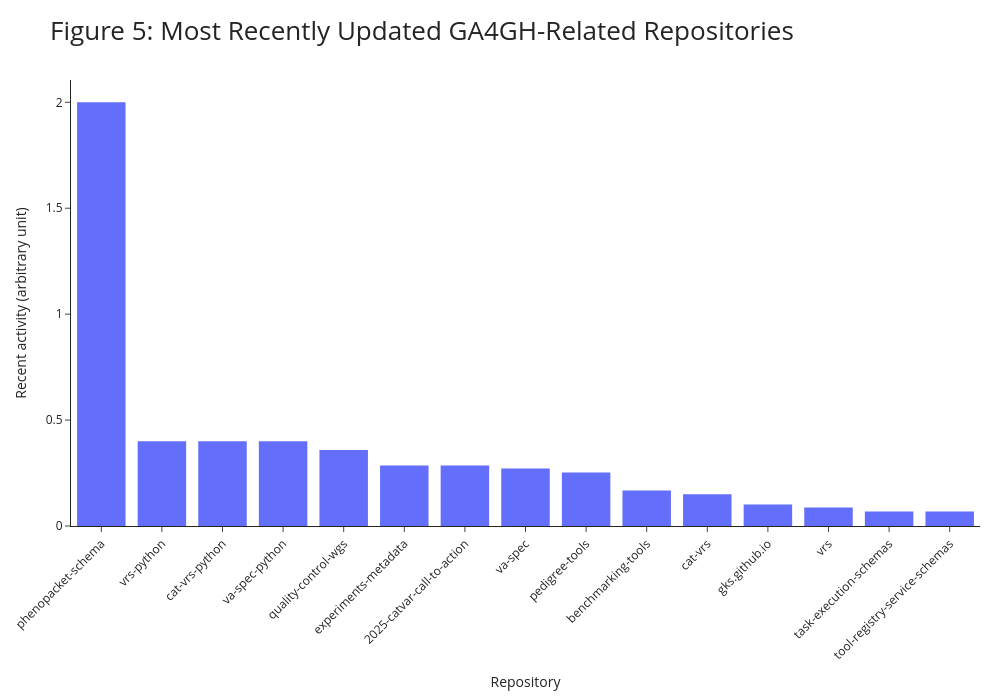

Notebook source saved alongside this figure:
### Markdown cell above
## Figure 5: Most recently updated GA4GH GitHub repositories

**What this plot shows**

This figure highlights the **GA4GH GitHub repositories that were updated most recently**, as of **October 1, 2025**. It provides a snapshot of **where active development is happening right now** within the GA4GH software ecosystem.

Each bar (or row, depending on the format) represents a single repository, ranked by:
- The date of its most recent code update (`pushed_at` on GitHub).

This view focuses strictly on **recency of development**, not on popularity or long-term impact.

---

**How to read this plot**

- Repositories are ordered from the **most recently updated** to less recently updated.
- The position of a repository in the ranking shows how recently developers have contributed code.
- This allows you to quickly identify which projects currently have **active engineering attention**.

This is especially useful as a **real-time operational monitoring view**.

---

### Code cell
def plot_gh_activity():
    fig = px.bar(
        gh_activity_df,
        x='name',
        y='activity_score',
        labels={'activity_score': 'Count', 'name': 'Repo'},
        title="Figure 5: Most Recently Updated GA4GH-Related Repositories",
        custom_data=['days_since_pushed_at', 'days_since_last_updated'],
    )

    fig.update_traces(
        hovertemplate='Days since last commit: %{customdata[0]}<br>Days since last repo update: %{customdata[1]}<extra></extra>',
        marker_line_width=0
    )

    fig.update_layout(
        barmode='relative',
        xaxis_tickangle=-45,
        margin=dict(l=40, r=20, t=80, b=150),
        xaxis_title='Repository',
        yaxis_title='Recent activity (arbitrary unit)',
        legend_title_text='',
        title_font_size=26,
        height=700,
        width=1000,
        template='simple_white',
    )

    fig.show()

plot_gh_activity()

### Figure 1 — Plotly figure (JSON) as saved in the notebook; plotly's stock layout.template omitted (floating-point values rounded to 4 significant figures)
{"data": [{"customdata": [[0, 0], [4, 4], [4, 4], [4, 4], [2, 39], [6, 6], [6, 6], [4, 13], [405, 3], [1656, 5], [7, 39], [13, 32], [63, 13], [28, 28], [28, 28]], "hovertemplate": "Days since last commit: %{customdata[0]}<br>Days since last repo update: %{customdata[1]}<extra></extra>", "legendgroup": "", "marker": {"color": "#636efa", "line": {"width": 0}, "pattern": {"shape": ""}}, "name": "", "orientation": "v", "showlegend": false, "textposition": "auto", "type": "bar", "x": ["phenopacket-schema", "vrs-python", "cat-vrs-python", "va-spec-python", "quality-control-wgs", "experiments-metadata", "2025-catvar-call-to-action", "va-spec", "pedigree-tools", "benchmarking-tools", "cat-vrs", "gks.github.io", "vrs", "task-execution-schemas", "tool-registry-service-schemas"], "xaxis": "x", "y": [2.0, 0.4, 0.4, 0.4, 0.3583, 0.2857, 0.2857, 0.2714, 0.2525, 0.1673, 0.15, 0.1017, 0.08705, 0.06897, 0.06897], "yaxis": "y"}], "layout": {"barmode": "relative", "height": 700, "legend": {"title": {"text": ""}, "tracegroupgap": 0}, "margin": {"b": 150, "l": 40, "r": 20, "t": 80}, "title": {"font": {"size": 26}, "text": "Figure 5: Most Recently Updated GA4GH-Related Repositories"}, "width": 1000, "xaxis": {"anchor": "y", "domain": [0, 1], "tickangle": -45, "title": {"text": "Repository"}}, "yaxis": {"anchor": "x", "domain": [0, 1], "title": {"text": "Recent activity (arbitrary unit)"}}}}
